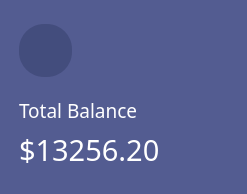
           <widget class="QWidget" name="total_balance_widget" native="true">
            <property name="minimumSize">
             <size>
              <width>247</width>
              <height>194</height>
             </size>
            </property>
            <property name="maximumSize">
             <size>
              <width>247</width>
              <height>194</height>
             </size>
            </property>
            <property name="styleSheet">
             <string notr="true">background-color: #535C91;
border-radius: 25px;</string>
            </property>
            <layout class="QVBoxLayout" name="verticalLayout_7">
             <property name="leftMargin">
              <number>19</number>
             </property>
             <item>
              <spacer name="verticalSpacer_9">
               <property name="orientation">
                <enum>Qt::Vertical</enum>
               </property>
               <property name="sizeHint" stdset="0">
                <size>
                 <width>20</width>
                 <height>2</height>
                </size>
               </property>
              </spacer>
             </item>
             <item>
              <layout class="QHBoxLayout" name="horizontalLayout_5">
               <property name="leftMargin">
                <number>0</number>
               </property>
               <item>
                <widget class="QPushButton" name="total_balance_green_wallet_icon_button">
                 <property name="styleSheet">
                  <string notr="true">background-color: rgba(7,15,43,0.2);
image: url(:/img/img/green_wallet.png);
width: 53px;
height: 53px;</string>
                 </property>
                 <property name="text">
                  <string/>
                 </property>
                </widget>
               </item>
               <item>
                <spacer name="horizontalSpacer_4">
                 <property name="orientation">
                  <enum>Qt::Horizontal</enum>
                 </property>
                 <property name="sizeHint" stdset="0">
                  <size>
                   <width>171</width>
                   <height>20</height>
                  </size>
                 </property>
                </spacer>
               </item>
              </layout>
             </item>
             <item>
              <spacer name="verticalSpacer_10">
               <property name="orientation">
                <enum>Qt::Vertical</enum>
               </property>
               <property name="sizeHint" stdset="0">
                <size>
                 <width>20</width>
                 <height>0</height>
                </size>
               </property>
              </spacer>
             </item>
             <item>
              <layout class="QHBoxLayout" name="horizontalLayout_6">
               <item>
                <widget class="QLabel" name="total_balance_label">
                 <property name="font">
                  <font>
                   <family>Poppins</family>
                   <pointsize>14</pointsize>
                  </font>
                 </property>
                 <property name="styleSheet">
                  <string notr="true">color: white;
text-align: left;</string>
                 </property>
                 <property name="text">
                  <string>Total Balance</string>
                 </property>
                </widget>
               </item>
               <item>
                <spacer name="horizontalSpacer_6">
                 <property name="orientation">
                  <enum>Qt::Horizontal</enum>
                 </property>
                 <property name="sizeHint" stdset="0">
                  <size>
                   <width>88</width>
                   <height>20</height>
                  </size>
                 </property>
                </spacer>
               </item>
              </layout>
             </item>
             <item>
              <layout class="QHBoxLayout" name="horizontalLayout_7">
               <item>
                <widget class="QLabel" name="tota_balance_value_label">
                 <property name="font">
                  <font>
                   <family>Poppins</family>
                   <pointsize>22</pointsize>
                  </font>
                 </property>
                 <property name="styleSheet">
                  <string notr="true">color: white;
text-align: left;</string>
                 </property>
                 <property name="text">
                  <string>$13256.20</string>
                 </property>
                </widget>
               </item>
               <item>
                <spacer name="horizontalSpacer_8">
                 <property name="orientation">
                  <enum>Qt::Horizontal</enum>
                 </property>
                 <property name="sizeHint" stdset="0">
                  <size>
                   <width>78</width>
                   <height>20</height>
                  </size>
                 </property>
                </spacer>
               </item>
              </layout>
             </item>
             <item>
              <spacer name="verticalSpacer_11">
               <property name="orientation">
                <enum>Qt::Vertical</enum>
               </property>
               <property name="sizeHint" stdset="0">
                <size>
                 <width>20</width>
                 <height>0</height>
                </size>
               </property>
              </spacer>
             </item>
            </layout>
           </widget>
